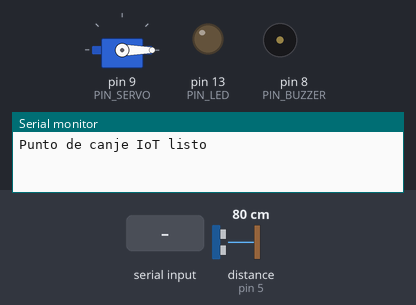
A sketch run on a simulated Arduino Uno, built with avr-gcc and run on an emulated ATmega328P. Parts: servo, output pins drawn as LEDs (lit = HIGH), buzzer (waves = sounding, pin HIGH), the last lines printed to the serial monitor. Wiring (inferred from the names in the program): ultrasonic range finder: trigger pin 6; echo pin 5. Inputs (shaded band) come from the test bench; at power-on: distance to the obstacle (sensor on pin 5) 80 cm. The echo pulse lasts 58.3 µs per cm; pins used as bus, display or sensor lines are not drawn.

Above: at 1.2 s.
1.3 s: "1\n" received over the second serial link
At 1.9 s:
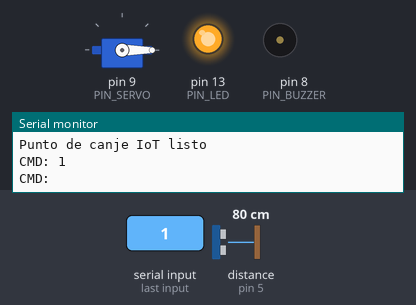
2.8 s: "A\n" received over the second serial link
At 3.1 s:
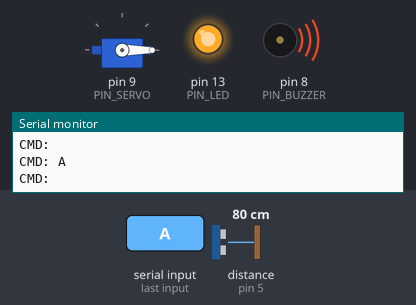
4.3 s: "U\n" received over the second serial link
At 5.5 s:
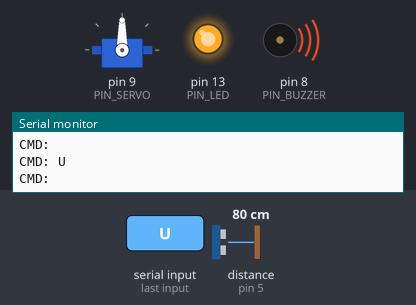
5.8 s: "X\n" received over the second serial link
At 6.7 s:
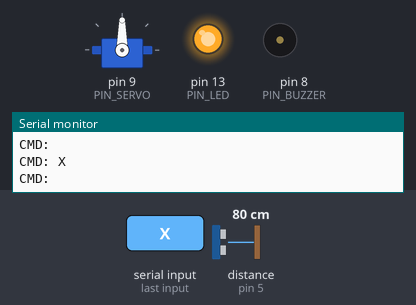
7.3 s: "0\n" received over the second serial link
At 7.6 s:
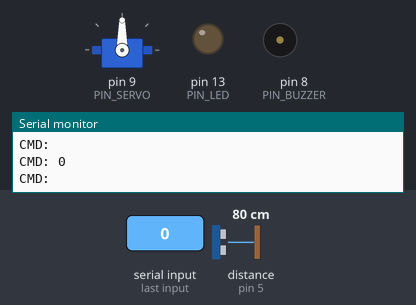
8.8 s: "A\n" received over the second serial link
At 10.1 s:
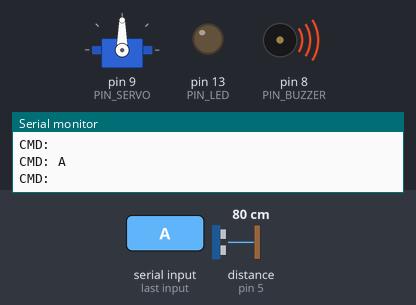
Timing chart, 0 to 11.3 s (numbered marks = the images above; inputs shaded):
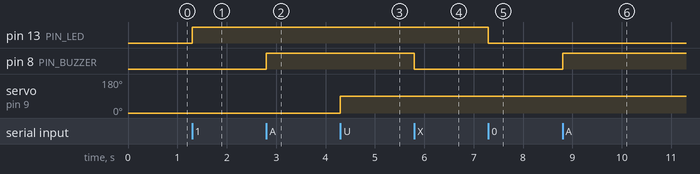

The sketch:

canje_iot.ino
```cpp
/*
 * ============================================================================
 *  Sistema de Canje de Puntos IoT — Firmware Arduino Uno
 *  Asignatura: Aplicaciones Móviles para IoT (TI3042) — Unidad 2
 *  Integrantes: Lindsay Soto, Matías Vargas
 * ----------------------------------------------------------------------------
 *  Función:
 *   - Mide la distancia con el HC-SR04 cada 500 ms y la envía a la app
 *     Android por Bluetooth clásico (HC-05/HC-06, perfil SPP).
 *   - Recibe comandos de un carácter desde la app (pantalla "Sistema de
 *     Control") y acciona los actuadores del punto de canje.
 *
 *  Protocolo (UART 9600 baud, 8N1, una línea por mensaje terminada en \n):
 *   App -> Arduino            Arduino -> App
 *   '1'  LED validación ON    ">> LED ENCENDIDO"
 *   '0'  LED validación OFF   ">> LED APAGADO"
 *   'A'  Alarma (buzzer) ON   ">> ALARMA ACTIVADA"
 *   'X'  Alarma (buzzer) OFF  ">> ALARMA DESACTIVADA"
 *   'U'  Compuerta ABRIR      ">> COMPUERTA ABIERTA"
 *   'D'  Compuerta CERRAR     ">> COMPUERTA CERRADA"
 *   otro                      ">> COMANDO DESCONOCIDO"
 *   (periódico)               "Distancia: <n> cm"  |  "Distancia: -1 cm" (sin eco)
 *
 *  Conexionado:
 *   HC-SR04  VCC->5V  GND->GND  TRIG->D6  ECHO->D5
 *   HC-05    VCC->5V  GND->GND  TXD->D10  RXD<-D11 (divisor 1k/2k: 5V -> 3,3V)
 *   LED validación  D13 (LED integrado o LED + resistencia 220 Ω)
 *   Buzzer activo   D8
 *   Servo SG90      señal D9, VCC 5V, GND común
 * ============================================================================
 */

#include <SoftwareSerial.h>
#include <Servo.h>

// ---------------- Pines ----------------
const uint8_t PIN_BT_RX   = 10;   // Arduino RX  <- TXD del HC-05
const uint8_t PIN_BT_TX   = 11;   // Arduino TX  -> RXD del HC-05 (con divisor)
const uint8_t PIN_ECHO    = 5;
const uint8_t PIN_TRIG    = 6;
const uint8_t PIN_BUZZER  = 8;
const uint8_t PIN_SERVO   = 9;
const uint8_t PIN_LED     = 13;

// ---------------- Parámetros ----------------
const unsigned long PERIODO_LECTURA_MS = 500;    // envío de distancia
const unsigned long TIMEOUT_ECO_US     = 30000;  // ~5 m; evita bloquear 1 s si no hay eco
const uint8_t SERVO_CERRADO = 0;                 // grados
const uint8_t SERVO_ABIERTO = 90;

SoftwareSerial bluetooth(PIN_BT_RX, PIN_BT_TX);  // RX, TX
Servo compuerta;

unsigned long ultimoEnvio = 0;
bool alarmaActiva = false;

// Devuelve la distancia en cm o -1 si no hubo eco dentro del timeout.
int medirDistanciaCm() {
  digitalWrite(PIN_TRIG, LOW);
  delayMicroseconds(2);
  digitalWrite(PIN_TRIG, HIGH);
  delayMicroseconds(10);
  digitalWrite(PIN_TRIG, LOW);

  unsigned long duracion = pulseIn(PIN_ECHO, HIGH, TIMEOUT_ECO_US);
  if (duracion == 0) return -1;
  return (int)(duracion * 0.0343 / 2.0);   // velocidad del sonido 343 m/s
}

void procesarComando(char c) {
  switch (c) {
    case '1':
      digitalWrite(PIN_LED, HIGH);
      bluetooth.println(F(">> LED ENCENDIDO"));
      break;
    case '0':
      digitalWrite(PIN_LED, LOW);
      bluetooth.println(F(">> LED APAGADO"));
      break;
    case 'A':
      alarmaActiva = true;
      digitalWrite(PIN_BUZZER, HIGH);
      bluetooth.println(F(">> ALARMA ACTIVADA"));
      break;
    case 'X':
      alarmaActiva = false;
      digitalWrite(PIN_BUZZER, LOW);
      bluetooth.println(F(">> ALARMA DESACTIVADA"));
      break;
    case 'U':
      compuerta.write(SERVO_ABIERTO);
      bluetooth.println(F(">> COMPUERTA ABIERTA"));
      break;
    case 'D':
      compuerta.write(SERVO_CERRADO);
      bluetooth.println(F(">> COMPUERTA CERRADA"));
      break;
    case '\r':
    case '\n':
    case ' ':
      break;                      // ignora fin de línea si la app los envía
    default:
      bluetooth.println(F(">> COMANDO DESCONOCIDO"));
      break;
  }
}

void setup() {
  Serial.begin(9600);             // depuración por USB
  bluetooth.begin(9600);          // velocidad por defecto del HC-05/06

  pinMode(PIN_TRIG, OUTPUT);
  pinMode(PIN_ECHO, INPUT);
  pinMode(PIN_LED, OUTPUT);
  pinMode(PIN_BUZZER, OUTPUT);
  digitalWrite(PIN_LED, LOW);
  digitalWrite(PIN_BUZZER, LOW);

  compuerta.attach(PIN_SERVO);
  compuerta.write(SERVO_CERRADO); // estado seguro al encender

  Serial.println(F("Punto de canje IoT listo"));
}

void loop() {
  // 1) Atender todos los comandos pendientes (no bloqueante)
  while (bluetooth.available() > 0) {
    char c = (char)bluetooth.read();
    Serial.print(F("CMD: "));
    Serial.println(c);
    procesarComando(c);
  }

  // 2) Telemetría periódica sin delay(): el Arduino sigue respondiendo comandos
  unsigned long ahora = millis();
  if (ahora - ultimoEnvio >= PERIODO_LECTURA_MS) {
    ultimoEnvio = ahora;
    int distancia = medirDistanciaCm();
    bluetooth.print(F("Distancia: "));
    bluetooth.print(distancia);
    bluetooth.println(F(" cm"));
  }
}
```

Measured:
- after the input at 1.3 s, pin 13 (PIN_LED): LOW → HIGH at once
- after the input at 2.8 s, pin 8 (PIN_BUZZER): LOW → HIGH at once
- after the input at 4.3 s, servo on pin 9 (PIN_SERVO): 0° → 90° at once
- after the input at 5.8 s, pin 8 (PIN_BUZZER): HIGH → LOW at once
- after the input at 7.3 s, pin 13 (PIN_LED): HIGH → LOW at once
- after the input at 8.8 s, pin 8 (PIN_BUZZER): LOW → HIGH at once
